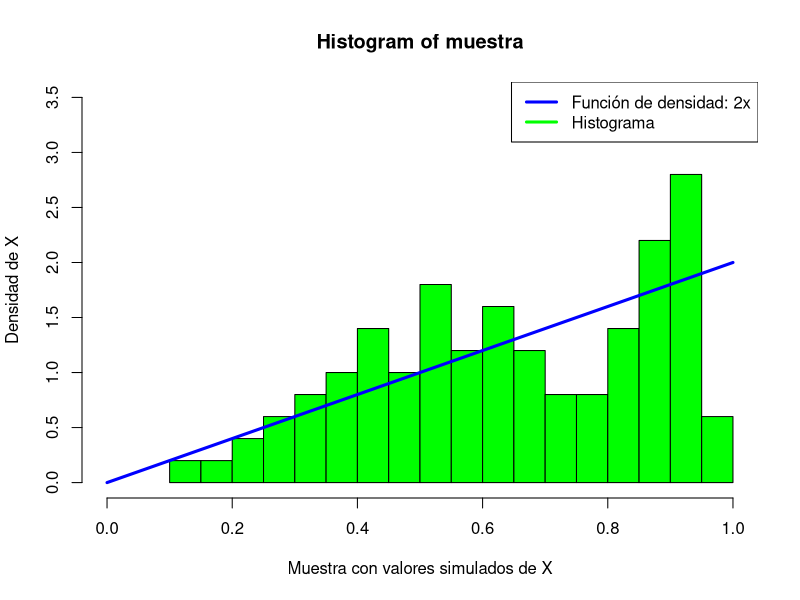
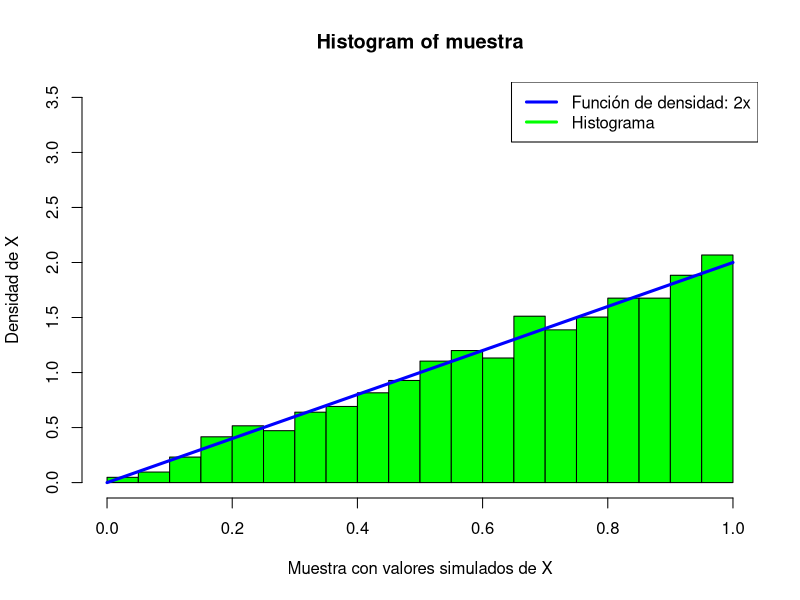
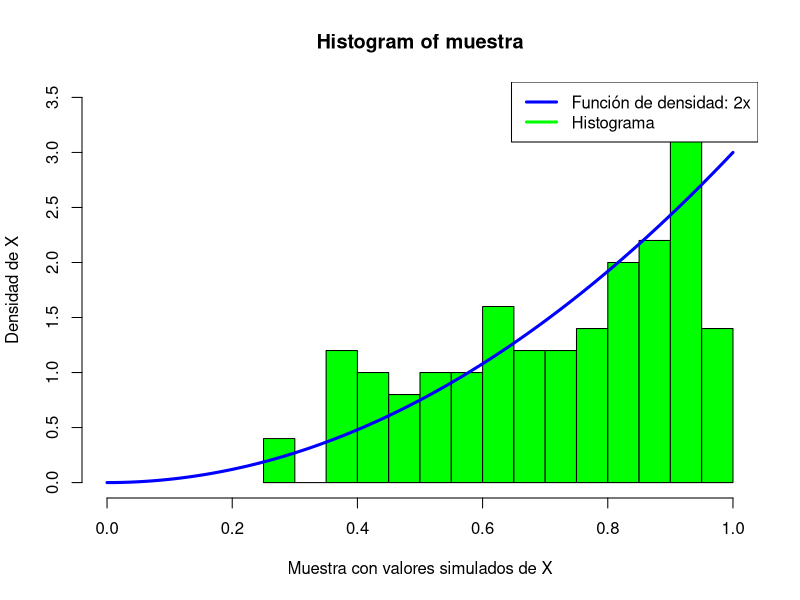
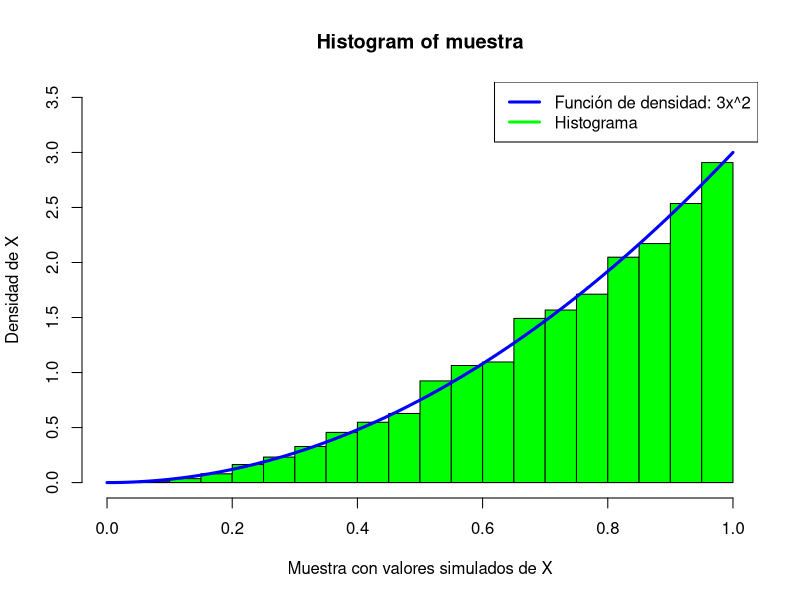

The R source for these figures, in order:
### Simular valores de Variable Aleatoria por el método de aceptación-rechazo

## Generando la función para simular los valores de la variable aleatoria por el método
## de aceptación-rechazo

metodo_ar <- function(nsims){
  muestra <- numeric(nsims)
  aceptado <- 0
  intento <- 0
  while (aceptado < nsims) {
    x <- runif(1, 0, 1) # Valor de la función propuesta g(x), es una Uniforme [0,1]
    u <- runif(1, 0, 1) # Valor de la uniforme para comparar 
    
    if (u <= x) { #Criterio de aceptación (f(x)/c*g(x)) = 2x/2  = x
      aceptado <- aceptado + 1
      muestra[aceptado] <- x
    }
    intento <- intento + 1
  }
  
  return(muestra)
}

## Generar 100 valores
set.seed(12005)
muestra <- metodo_ar(100)
muestra

## Histograma de los valores simulados
hist(muestra, probability = TRUE, breaks = 25, 
     xlab = "Muestra con valores simulados de X",
     ylab = "Densidad de X",
     xlim = c(0,1), ylim = c(0, 3.5),
     col = "green")
curve(2*x, from = 0, to = 1, lwd=3, col = "blue", add = TRUE)
legend("topright",legend = c("Función de densidad: 2x","Histograma"), col = c("blue","green"), lwd =3)

## Interpreten el histograma para 5000 valores y después generar
## Una muestra con 5000 valores

## Generar 5000 valores
set.seed(12005)
muestra <- metodo_ar(5000)
muestra

## Histograma de los valores simulados
hist(muestra, probability = TRUE, breaks = 25, 
     xlab = "Muestra con valores simulados de X",
     ylab = "Densidad de X",
     xlim = c(0,1), ylim = c(0, 3.5),
     col = "green")
curve(2*x, from = 0, to = 1, lwd=3, col = "blue", add = TRUE)
legend("topright",legend = c("Función de densidad: 2x","Histograma"), col = c("blue","green"), lwd =3)


### Simular valores de Variable Aleatoria por el método de aceptación-rechazo

## Generando la función para simular los valores de la variable aleatoria por el método
## de aceptación-rechazo

metodo_ar <- function(nsims){
  muestra <- numeric(nsims)
  aceptado <- 0
  intento <- 0
  while (aceptado < nsims) {
    x <- runif(1, 0, 1) # Valor de la función propuesta g(x), es una Uniforme [0,1]
    u <- runif(1, 0, 1) # Valor de la uniforme para comparar 
    
    if (u <= x^2) { #Criterio de aceptación (f(x)/c*g(x)) = 3x^2/3  = x
      aceptado <- aceptado + 1
      muestra[aceptado] <- x
    }
    intento <- intento + 1
  }
  
  return(muestra)
}

## Generar 100 valores
set.seed(12005)
muestra <- metodo_ar(100)
muestra

## Histograma de los valores simulados
hist(muestra, probability = TRUE, breaks = 25, 
     xlab = "Muestra con valores simulados de X",
     ylab = "Densidad de X",
     xlim = c(0,1), ylim = c(0, 3.5),
     col = "green")
curve(3*x^2, from = 0, to = 1, lwd=3, col = "blue", add = TRUE)
legend("topright",legend = c("Función de densidad: 2x","Histograma"), col = c("blue","green"), lwd =3)

## Interpreten el histograma para 5000 valores y después generar
## Una muestra con 5000 valores

## Generar 5000 valores
set.seed(12005)
muestra <- metodo_ar(5000)
muestra

## Histograma de los valores simulados
hist(muestra, probability = TRUE, breaks = 25, 
     xlab = "Muestra con valores simulados de X",
     ylab = "Densidad de X",
     xlim = c(0,1), ylim = c(0, 3.5),
     col = "green")
curve(3*x^2, from = 0, to = 1, lwd=3, col = "blue", add = TRUE)
legend("topright",legend = c("Función de densidad: 3x^2","Histograma"), col = c("blue","green"), lwd =3)

